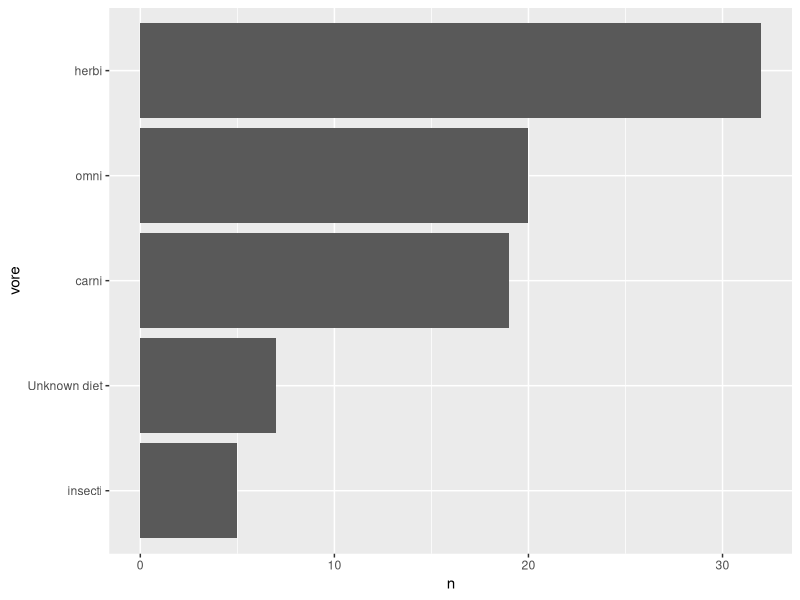
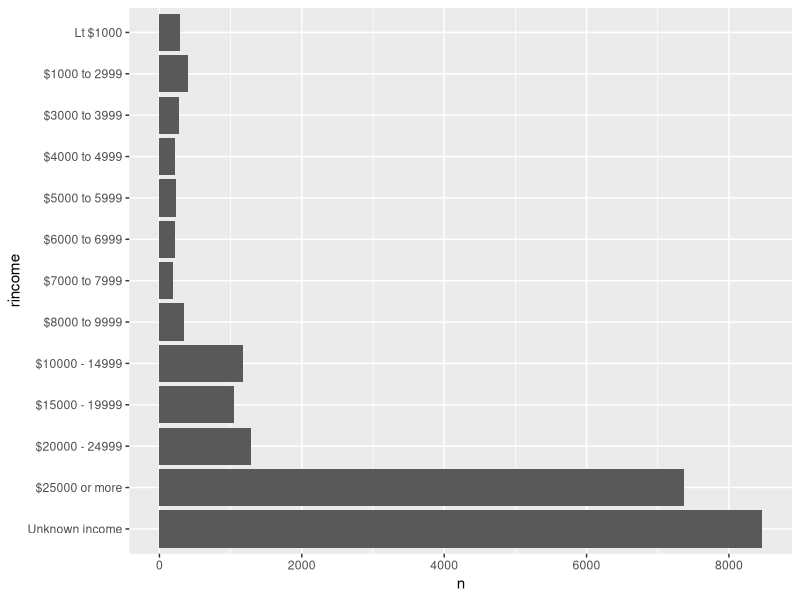

The R script that drew these images, in order:
library("tidyverse")


# Creating our own factors ------------------------------------------------

msleep %>% 
  count(vore) %>% 
  mutate(vore = fct_na_value_to_level(vore, "Unknown diet")) %>% 
  mutate(vore = fct_reorder(vore, n)) %>% 
  ggplot() +
  aes(x = n,
      y = vore) +
  geom_col()


# Factors that already exist ----------------------------------------------


gss_cat %>% 
  select(rincome) %>% 
  mutate(rincome = fct_collapse(rincome, "Unknown income" = c("Not applicable",
                                                              "No answer",
                                                              "Don't know",
                                                              "Refused"))) %>% 
  count(rincome) %>% 
  ggplot() +
  aes(x = n,
      y = rincome) +
  geom_col()
